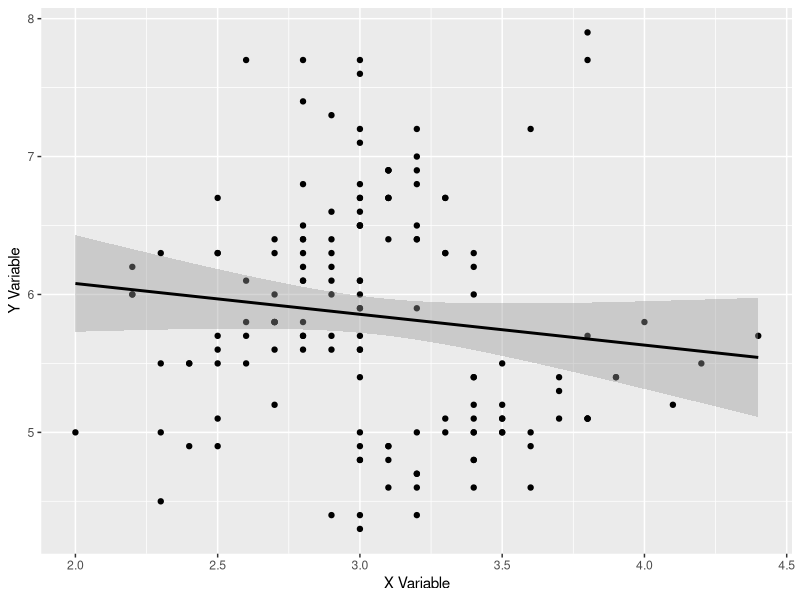
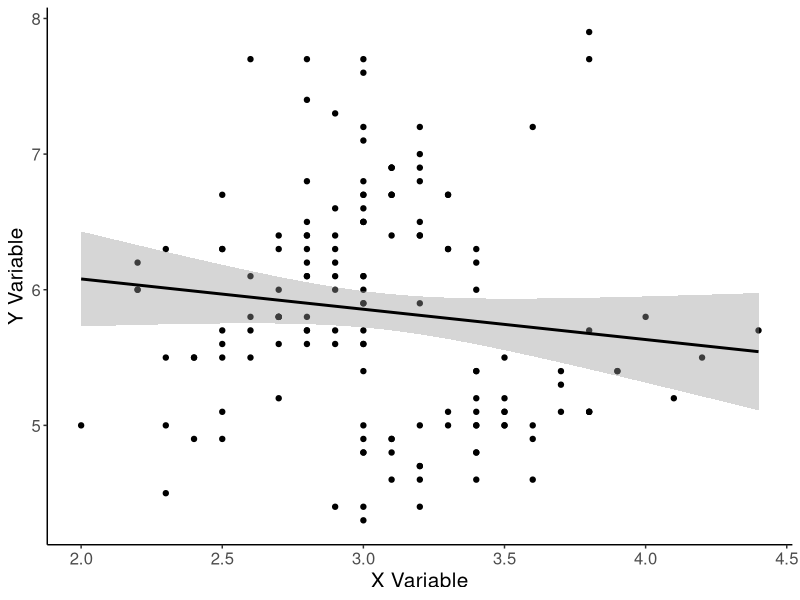
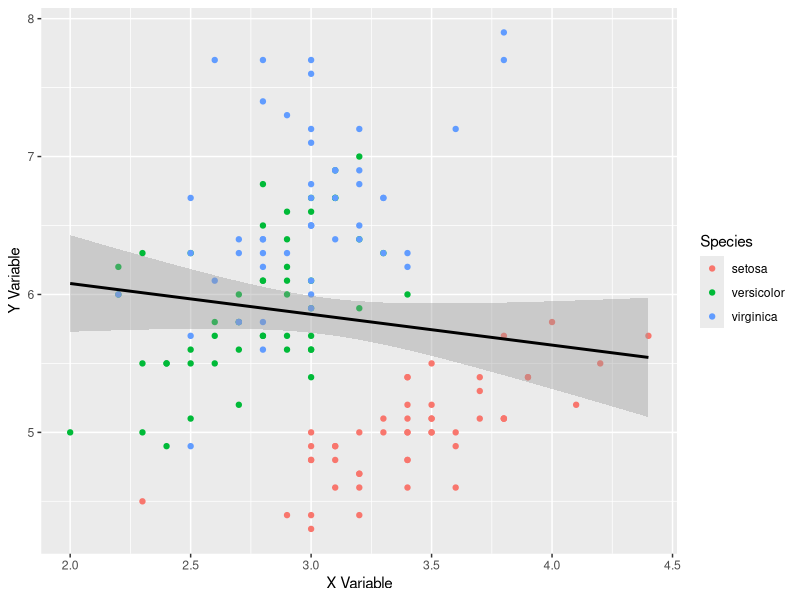
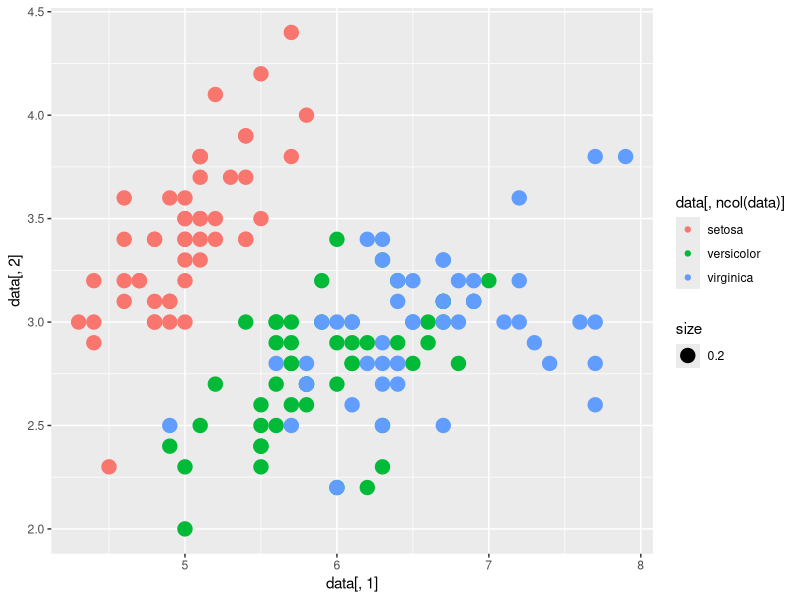

The R source for these figures, in order:
# - Scattterplot in R ----
#install.packages('ggplot2')
library(ggplot2)
library(datasets)
data(iris)
data = iris 
p = ggplot(data, aes(Sepal.Width, Sepal.Length)) + 
  geom_point() +
  geom_smooth(method = 'lm', color = 'black') +
  xlab('X Variable')+
  ylab('Y Variable')
p

# Optional Clean Up Code ----
cleanup = theme(panel.grid.major = element_blank(),
                panel.grid.minor = element_blank(),
                panel.background = element_blank(),
                axis.line.x = element_line(color = 'black'),
                axis.line.y = element_line(color = 'black'),
                legend.key = element_rect(fill = 'white'),
                text = element_text(size = 15))

p + cleanup

# Grouped Scatter Plot ----
Species = as.factor(data$Species)
p = ggplot(data, aes(Sepal.Width, Sepal.Length)) + 
  geom_point(aes(colour = Species)) +
  geom_smooth(method = 'lm', color = 'black') +
  xlab('X Variable') +
  ylab('Y Variable') 
  cleanup
  p
  
  # Optional Method ----
  with(data, qplot(data[,1], data[,2], colour=data[,ncol(data)], cex=0.2))